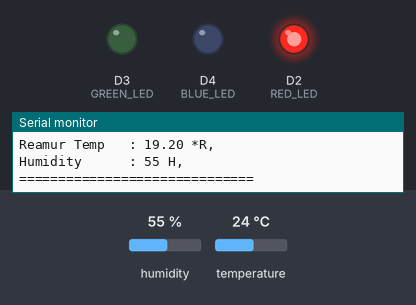
Bench run of a program on a simulated ESP8266 (NodeMCU). On the bench: output pins drawn as LEDs (lit = HIGH), the last lines printed to the serial monitor. Inputs (shaded band) come from the test bench; at power-on: temperature 24 °C, humidity 55 %.

Above: at 2.2 s.
2.3 s: temperature set to 26 °C
At 5.8 s:
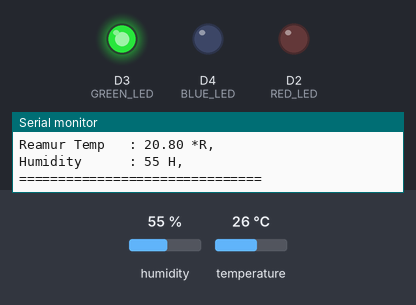
7.3 s: temperature set to 36 °C
12.3 s: temperature set to 39 °C
At 14.5 s:
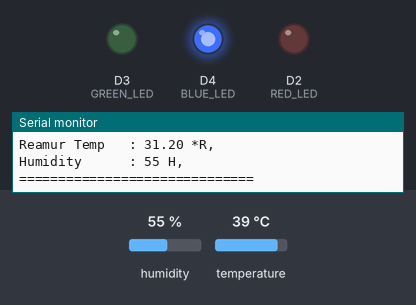
17.3 s: temperature set to 12 °C
At 22.1 s:
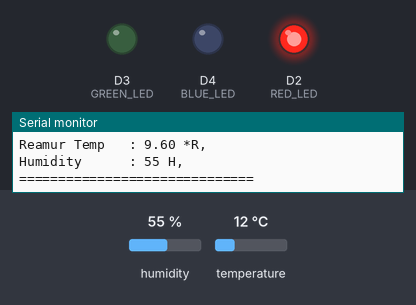
22.7 s: temperature set to 28 °C
At 26.5 s:
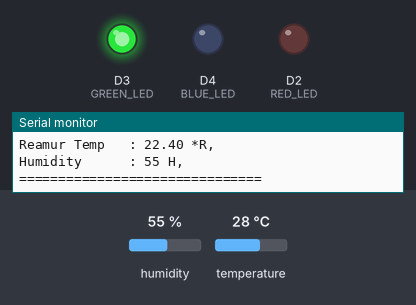
Timing chart, 0 to 28.0 s (numbered marks = the images above; inputs shaded):
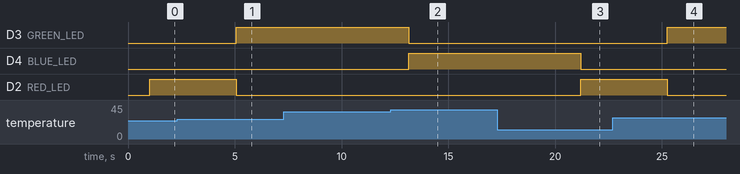

The program:

main.cpp
```cpp
#include <Arduino.h>
#include <SimpleDHT.h>

#define pinDHT 7     // SD3 pin signal sensor DHT
#define RED_LED D2   // set red led in pin d4
#define GREEN_LED D3 // set gree led in pin d5
#define BLUE_LED D4  // set blue led in pin d6

byte temperature = 0;
byte humidity = 0;

SimpleDHT11 dht11(D7); // instan sensor dht11

void TemperatureCategory()
{
  int err = SimpleDHTErrSuccess;

  if ((err = dht11.read(&temperature, &humidity, NULL)) != SimpleDHTErrSuccess)
  {
    Serial.print("Read DHT11 failed, err=");
    Serial.println(err);
    delay(1000);
    return;
  }

  float c = temperature;
  float k = temperature + 273.15;
  float r = 0.8 * temperature;

  if ((int)temperature <= 24)
  {
    Serial.println("==============================");
    digitalWrite(RED_LED, HIGH);
    digitalWrite(GREEN_LED, LOW);
    digitalWrite(BLUE_LED, LOW);
    Serial.println("Temperatur    : Cold");
    Serial.println("LED           : RED");
    Serial.print("Celcius Temp  : ");
    Serial.print(c);
    Serial.print(" *C, ");
    Serial.println();
    Serial.print("Kelvin Temp   : ");
    Serial.print(k);
    Serial.print(" *K, ");
    Serial.println();
    Serial.print("Reamur Temp   : ");
    Serial.print(r);
    Serial.print(" *R, ");
    Serial.println();
    Serial.print("Humidity      : ");
    Serial.print(humidity);
    Serial.print(" H, ");
    Serial.println();
    Serial.println("==============================");
  }

  else if ((int)temperature > 24 && (int)temperature <= 37)
  {
    Serial.println("===============================");
    digitalWrite(RED_LED, LOW);
    digitalWrite(GREEN_LED, HIGH);
    digitalWrite(BLUE_LED, LOW);
    Serial.println("Temperatur    : Normal");
    Serial.println("LED           : GREEN");
    Serial.print("Celcius Temp  : ");
    Serial.print(c);
    Serial.print(" *C, ");
    Serial.println();
    Serial.print("Kelvin Temp   : ");
    Serial.print(k);
    Serial.print(" *K, ");
    Serial.println();
    Serial.print("Reamur Temp   : ");
    Serial.print(r);
    Serial.print(" *R, ");
    Serial.println();
    Serial.print("Humidity      : ");
    Serial.print(humidity);
    Serial.print(" H, ");
    Serial.println();
    Serial.println("===============================");
  }

  else
  {
    Serial.println("==============================");
    digitalWrite(RED_LED, LOW);
    digitalWrite(GREEN_LED, LOW);
    digitalWrite(BLUE_LED, HIGH);
    Serial.println("Temperatur    : Hot");
    Serial.println("LED           : BLUE");
    Serial.print("Celcius Temp  : ");
    Serial.print(c);
    Serial.print(" *C, ");
    Serial.println();
    Serial.print("Kelvin Temp   : ");
    Serial.print(k);
    Serial.print(" *K, ");
    Serial.println();
    Serial.print("Reamur Temp   : ");
    Serial.print(r);
    Serial.print(" *R, ");
    Serial.println();
    Serial.print("Humidity      : ");
    Serial.print(humidity);
    Serial.print(" H, ");
    Serial.println();
    Serial.println("==============================");
  }
}

void setup()
{
  Serial.begin(115200);
  Serial.println("Simple DHT");
  pinMode(RED_LED, OUTPUT);
  pinMode(GREEN_LED, OUTPUT);
  pinMode(BLUE_LED, OUTPUT);
  delay(1000);
}

void loop()
{
  TemperatureCategory();
  Serial.println("");
  delay(4000);
}
```

Measured:
- the behaviour switches between 24 and 25 °C on temperature (found by bisection; images 0 and 1)
- the behaviour switches between 37 and 38 °C on temperature (found by bisection; images 1 and 2)
- after the input at 2.3 s, D3 (GREEN_LED): LOW → HIGH after 2.8 s; D2 (RED_LED): HIGH → LOW after 2.8 s
- after the input at 12.3 s, D3 (GREEN_LED): HIGH → LOW after 0.83 s; D4 (BLUE_LED): LOW → HIGH after 0.83 s
- after the input at 17.3 s, D4 (BLUE_LED): HIGH → LOW after 3.9 s; D2 (RED_LED): LOW → HIGH after 3.9 s
- after the input at 22.7 s, D3 (GREEN_LED): LOW → HIGH after 2.5 s; D2 (RED_LED): HIGH → LOW after 2.5 s
